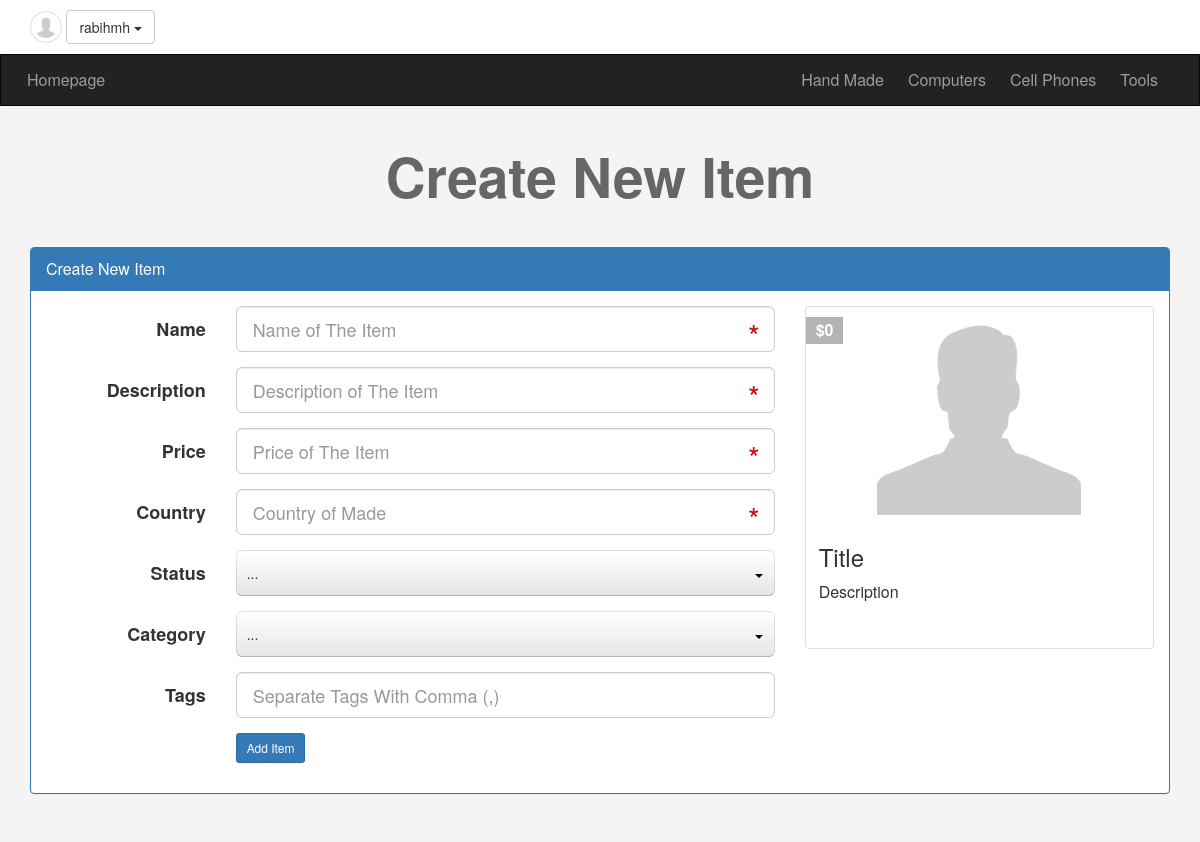
/newad.php (signed in), run on the app's committed database.
### tables this page shows
CREATE TABLE `categories` (
  `ID` int(11) NOT NULL,
  `Name` varchar(255) NOT NULL,
  `Description` text NOT NULL,
  `parent` int(11) NOT NULL,
  `Ordering` int(11) DEFAULT NULL,
  `Visibility` tinyint(4) NOT NULL DEFAULT 0,
  `Allow_Comment` tinyint(4) NOT NULL DEFAULT 0,
  `Allow_Ads` tinyint(4) NOT NULL DEFAULT 0
);

### init.php (called while the page is built, shortened)
<?php
	include 'admin/connect.php';
	$sessionUser = '';
	if (isset($_SESSION['user'])) {
		$sessionUser = $_SESSION['user'];
	}
	$tpl 	= 'includes/templates/';
	$func	= 'includes/functions/';
	$css 	= 'layout/css/';
	include $func . 'functions.php';
	include $tpl . 'header.php';

### includes/functions/functions.php (called while the page is built, shortened)
<?php
	function getAllFrom($field, $table, $where = NULL, $and = NULL) {
		global $con;
		$getAll = $con->prepare("SELECT $field FROM $table $where $and ");
		$getAll->execute();
		$all = $getAll->fetchAll();
		return $all;
	}

### newad.php (the view, shortened to what this page needs)
<?php
	$pageTitle = 'Create New Item';
	include 'init.php';
	if (isset($_SESSION['user'])) {
?>
<h1 class="text-center"><?php echo $pageTitle ?></h1>
<div class="create-ad block">
	<div class="container">
		<div class="panel panel-primary">
			<div class="panel-heading"><?php echo $pageTitle ?></div>
			<div class="panel-body">
				<div class="row">
					<div class="col-md-8">
						<form class="form-horizontal main-form" action="<?php echo $_SERVER['PHP_SELF'] ?>" method="POST">
							<div class="form-group form-group-lg">
								<label class="col-sm-3 control-label">Name</label>
								<div class="col-sm-10 col-md-9">
									<input
										pattern=".{4,}"
										title="This Field Require At Least 4 Characters"
										type="text"
										name="name"
										class="form-control live"
										placeholder="Name of The Item"
										data-class=".live-title"
										required />
								</div>
							</div>
							<div class="form-group form-group-lg">
								<label class="col-sm-3 control-label">Description</label>
								<div class="col-sm-10 col-md-9">
									<input
										pattern=".{10,}"
										title="This Field Require At Least 10 Characters"
										type="text"
										name="description"
										class="form-control live"
										placeholder="Description of The Item"
										data-class=".live-desc"
										required />
								</div>
							</div>
							<div class="form-group form-group-lg">
								<label class="col-sm-3 control-label">Price</label>
								<div class="col-sm-10 col-md-9">
									<input
										type="text"
										name="price"
										class="form-control live"
										placeholder="Price of The Item"
										data-class=".live-price"
										required />
								</div>
							</div>
							<div class="form-group form-group-lg">
								<label class="col-sm-3 control-label">Country</label>
								<div class="col-sm-10 col-md-9">
									<input
										type="text"
										name="country"
										class="form-control"
										placeholder="Country of Made"
										required />
								</div>
							</div>
							<div class="form-group form-group-lg">
								<label class="col-sm-3 control-label">Status</label>
								<div class="col-sm-10 col-md-9">
									<select name="status" required>
									</select>
								</div>
							</div>
							<div class="form-group form-group-lg">
								<label class="col-sm-3 control-label">Category</label>
								<div class="col-sm-10 col-md-9">
									<select name="category" required>
									</select>
								</div>
							</div>
							<div class="form-group form-group-lg">
								<label class="col-sm-3 control-label">Tags</label>
								<div class="col-sm-10 col-md-9">
									<input
										type="text"
										name="tags"
										class="form-control"
										placeholder="Separate Tags With Comma (,)" />
								</div>
							</div>
							<div class="form-group form-group-lg">
								<div class="col-sm-offset-3 col-sm-9">
									<input type="submit" value="Add Item" class="btn btn-primary btn-sm" />
								</div>
							</div>
						</form>
					</div>
					<div class="col-md-4">
						<div class="thumbnail item-box live-preview">
							<span class="price-tag">
								$<span class="live-price">0</span>
							</span>
							<img class="img-responsive" src="img.png" alt="" />
							<div class="caption">
								<h3 class="live-title">Title</h3>
								<p class="live-desc">Description</p>
							</div>
						</div>
					</div>
				</div>
			</div>
		</div>
	</div>
</div>
<?php
	} else {
		header('Location: login.php');
		exit();
	}
	include $tpl . 'footer.php';
?>

### includes/templates/header.php (shortened to what this page needs)
<!DOCTYPE html>
<html>
	<head>
		<link rel="stylesheet" href="<?php echo $css ?>bootstrap.min.css" />
		<link rel="stylesheet" href="<?php echo $css ?>font-awesome.min.css" />
		<link rel="stylesheet" href="<?php echo $css ?>jquery-ui.css" />
		<link rel="stylesheet" href="<?php echo $css ?>jquery.selectBoxIt.css" />
		<link rel="stylesheet" href="<?php echo $css ?>front.css" />
	</head>
	<body>
	<div class="upper-bar">
		<div class="container">
			<?php
				if (isset($_SESSION['user'])) { ?>
				<img class="my-image img-thumbnail img-circle" src="img.png" alt="" />
				<div class="btn-group my-info">
					<span class="btn btn-default dropdown-toggle" data-toggle="dropdown">
						<?php echo $sessionUser ?>
						<span class="caret"></span>
					</span>
				</div>
				<?php
				} else {
			?>
			<a href="login.php">
				<span class="pull-right">Login/Signup</span>
			</a>
			<?php } ?>
		</div>
	</div>
	<nav class="navbar navbar-inverse">
	  <div class="container">
	    <div class="navbar-header">
	      <a class="navbar-brand" href="index.php">Homepage</a>
	    </div>
	    <div class="collapse navbar-collapse" id="app-nav">
	      <ul class="nav navbar-nav navbar-right">
	      <?php
	      	$allCats = getAllFrom("*", "categories", "where parent = 0", "", "ID", "ASC");
			foreach ($allCats as $cat) {
				echo
				'<li>
					<a href="categories.php?pageid=' . $cat['ID'] . '">
						' . $cat['Name'] . '
					</a>
				</li>';
			}
	      ?>
	      </ul>
	    </div>
	  </div>
	</nav>

### layout/css/front.css (style rules this page uses)
body { background-color: #F4F4F4; font-size: 16px; height: 3000px; }
h1 { font-size: 55px; margin: 40px 0; font-weight: bold; color: #666; }
.navbar { border-radius: 0; margin-bottom: 0; }
.nav > li > a, .navbar-brand { padding: 15px 12px; }
.navbar-brand { font-size: 1em; }
.form-control { position: relative; }
.upper-bar { padding: 10px; background-color: #FFF }
.my-image { width: 32px; height: 32px; }
.item-box { position: relative; }
.item-box .price-tag { background-color: #B4B4B4; padding: 2px 10px; position: absolute; left: 0; top: 10px; font-weight: bold; color: #FFF; }
.item-box .caption p { height: 44px; max-height: 44px; }

### data on the page
categories: Name "Hand Made"
categories: Name "Computers"
categories: Name "Cell Phones"
categories: Name "Tools"

### other printed values
$sessionUser "rabihmh"
$pageTitle "Create New Item"
